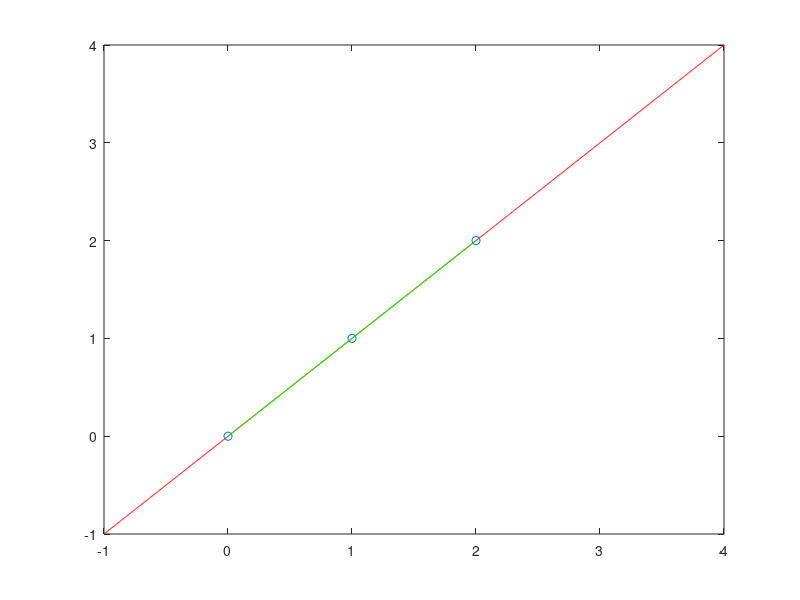

This figure's MATLAB source: (Note: this script raises an error after producing the figure.)
clear all
close all


f = @(x) x;

x0 = linspace(-1,4,1001); y0 = f(x0);

x = [0 1 2];
y = f(x);


figure(1)
plot(x0,y0,'r',x,y,'o');

n = length(x);

%natural cubic spline
p_nat = csape(x,y,'variational');

for j=1:n-1
    xx = linspace(x(j),x(j+1),101);
    yy = polyval(p_nat.coefs(j,:), xx - p_nat.breaks(j));
    figure(1)
    hold on
    plot(xx,yy,'g');
    hold off
end

 

%clamped cubic spline
x = [1 2 3]; y = [2 3 5];
v = [2 1];

p_cla = csape(x,y,'clamped',v);

figure(2)
plot(x,y,'o');

n = length(x);
for j=1:n-1
    xx = linspace(x(j),x(j+1),101);
    yy = polyval(p_cla.coefs(j,:), xx - p_cla.breaks(j));
    figure(2)
    hold on
    plot(xx,yy,'g');
    hold off
end

